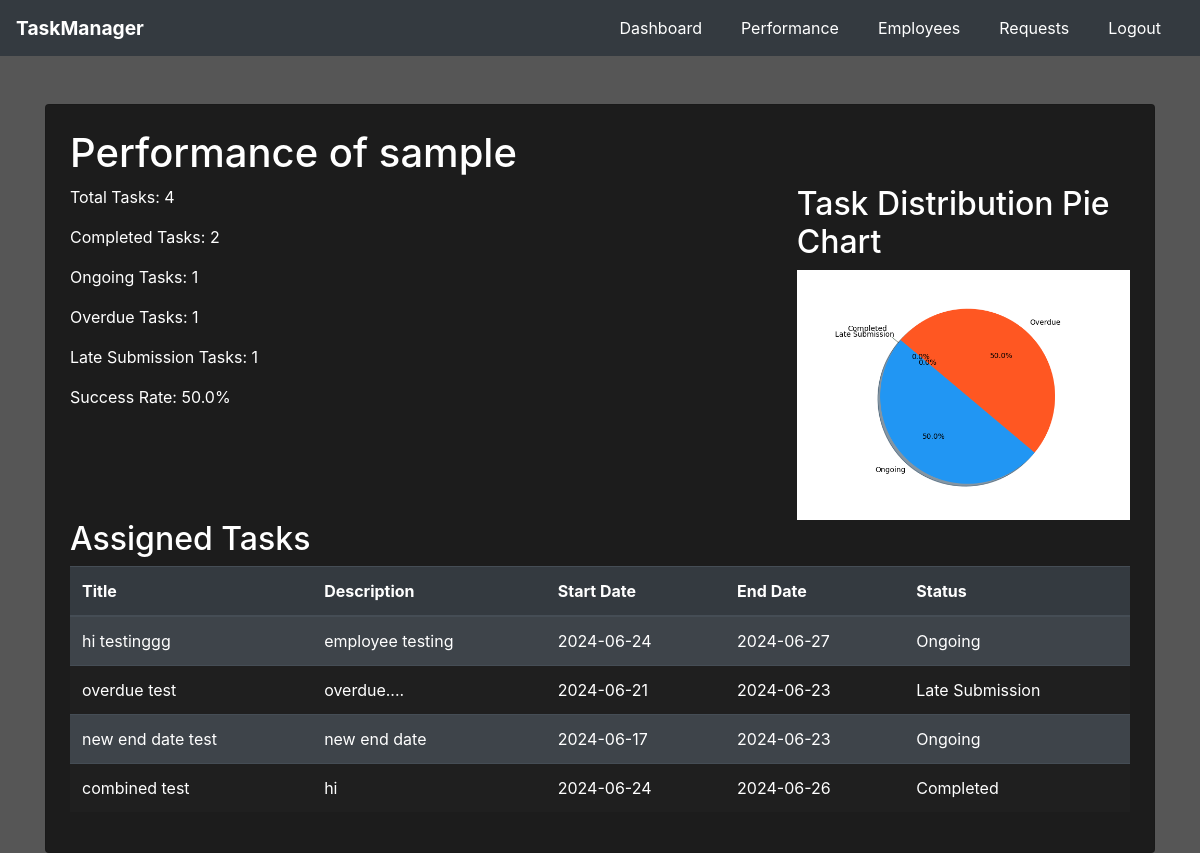
/admin/employee_performance/3 (signed in), run on an earlier commit of the app's database.
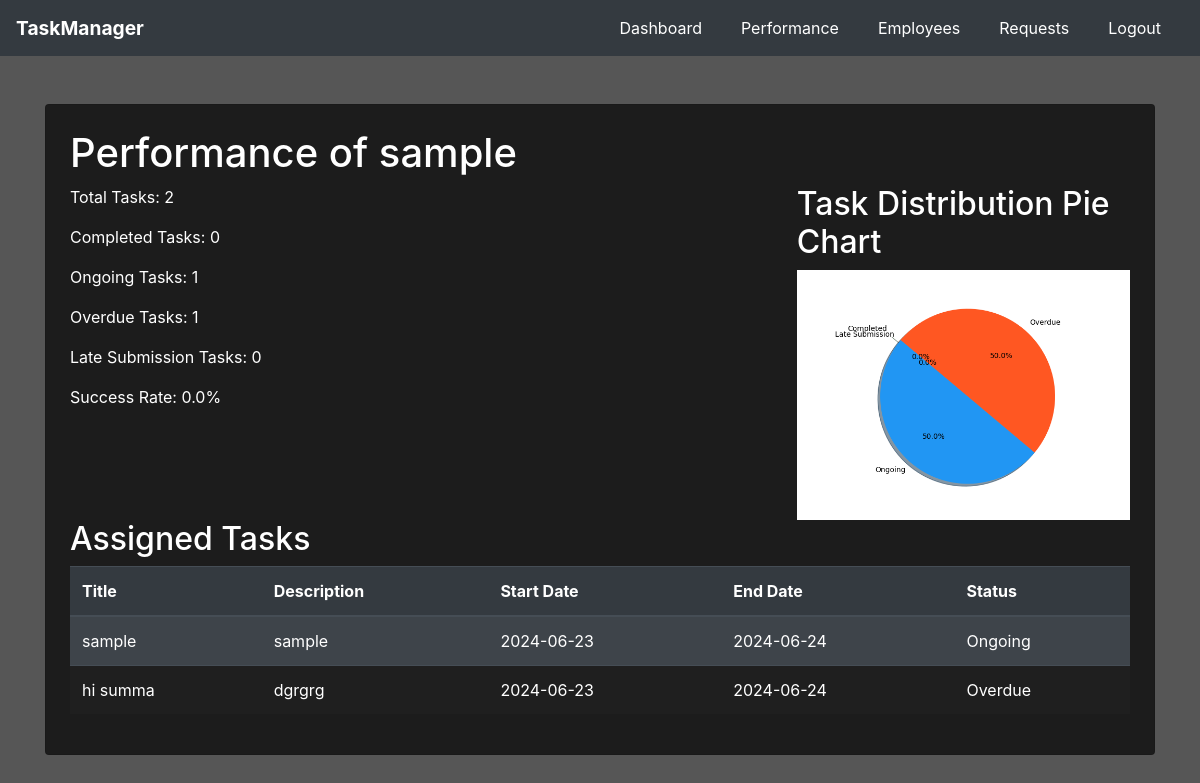
And on a later commit of the database.
### website/models.py (models this page shows, shortened)
class TaskAssignment(db.Model):
    id = db.Column(db.Integer, primary_key=True)
    user_id = db.Column(db.Integer, db.ForeignKey('user.id', ondelete='CASCADE'), nullable=False)
    task_id = db.Column(db.Integer, db.ForeignKey('task.id', ondelete='CASCADE'), nullable=False)
    completed = db.Column(db.Boolean, default=False)
    completion_date = db.Column(db.Date)
    task = db.relationship('Task', back_populates='assignments')

class Task(db.Model):
    id = db.Column(db.Integer, primary_key=True)
    title = db.Column(db.String(150), nullable=False)
    description = db.Column(db.Text, nullable=False)
    category = db.Column(db.String(100), nullable=False)  # New field for category
    start_date = db.Column(db.Date, nullable=False)
    end_date = db.Column(db.Date, nullable=False)
    status = db.Column(db.String(50), nullable=False, default='Ongoing')
    assigned_by = db.Column(db.Integer, db.ForeignKey('user.id', ondelete='CASCADE'), nullable=False)
    assignments = db.relationship('TaskAssignment', back_populates='task', cascade="all, delete-orphan")
    extension_requests = db.relationship('ExtensionRequest', back_populates='task', cascade="all, delete-orphan")
    def get_final_end_date(self):
        final_end_date = self.end_date
        approved_requests = [request for request in self.extension_requests if request.status == 'Approved']
        for extension in approved_requests:
                final_end_date += timedelta(days=sum(request.no_of_days for request in approved_requests))
        return final_end_date

### website/routes.py (the view)
@main.route('/admin/employee_performance/<int:employee_id>')
@login_required
def employee_performance(employee_id):
    employee = User.query.get_or_404(employee_id)
    task_assignments = TaskAssignment.query.filter_by(user_id=employee_id).all()
    total_tasks = len(task_assignments)
    completed_tasks = sum(1 for assignment in task_assignments if assignment.completed)
    ongoing_tasks = sum(1 for assignment in task_assignments if assignment.task.get_final_end_date()> datetime.now().date() and not assignment.completed)
    overdue_tasks = sum(1 for assignment in task_assignments if assignment.task.get_final_end_date()< datetime.now().date() and not assignment.completed)
    late_submission_tasks = sum(1 for assignment in task_assignments if assignment.completed and assignment.completion_date and assignment.completion_date > assignment.task.end_date)
    success_rate = (completed_tasks / total_tasks) * 100 if total_tasks > 0 else 0
    labels = ['Completed', 'Ongoing', 'Overdue', 'Late Submission']
    sizes = [completed_tasks, ongoing_tasks, overdue_tasks, late_submission_tasks]
    colors = ['#4CAF50', '#2196F3', '#FF5722', '#FFC107']
    if sum(sizes) == 0:
        sizes = [1]  # Prevent empty pie chart error
        labels = ['No Tasks']
        colors = ['#D3D3D3']
        explode = [0]  # No explosion needed for a single slice
    else:
        explode = [0.1] + [0] * (len(sizes) - 1)  # Explode the first slice (i.e. 'Completed')
    fig, ax = plt.subplots()
    ax.pie(sizes, explode=explode, labels=labels, colors=colors, autopct='%1.1f%%',
           shadow=True, startangle=140)
    ax.axis('equal')  # Equal aspect ratio ensures that pie is drawn as a circle.
    static_dir = os.path.join('website', 'static')
    if not os.path.exists(static_dir):
        os.makedirs(static_dir)
    pie_chart_filename = f'pie_chart_{employee_id}.png'
    pie_chart_path = os.path.join(static_dir, pie_chart_filename)
    plt.savefig(pie_chart_path)
    plt.close(fig)  # Close the figure to free up memory
    return render_template('admin/employee_performance.html', employee=employee,
                           total_tasks=total_tasks, completed_tasks=completed_tasks,
                           ongoing_tasks=ongoing_tasks, overdue_tasks=overdue_tasks,
                           late_submission_tasks=late_submission_tasks,
                           success_rate=success_rate, pie_chart_filename=pie_chart_filename,
                           assigned_tasks=task_assignments)

### website/templates/admin/employee_performance.html (shortened to what this page needs)
{% extends "base.html" %}
{% block navbar %}
<nav class="navbar navbar-expand-lg navbar-dark">
  <a class="navbar-brand" href="#">TaskManager</a>
  <div class="collapse navbar-collapse" id="navbarNav">
    <ul class="navbar-nav ml-auto">
      <li class="nav-item">
        <a class="nav-link" href="{{ url_for('main.admin_dashboard') }}">Dashboard</a>
      </li>
      <li class="nav-item">
        <a class="nav-link" href="{{ url_for('main.performance') }}">Performance</a>
      </li>
      <li class="nav-item">
        <a class="nav-link" href="{{ url_for('main.employees') }}">Employees</a>
      </li>
      <li class="nav-item">
        <a class="nav-link" href="{{ url_for('auth.view_requests') }}">Requests</a>
      </li>
      <li class="nav-item">
        <a class="nav-link" href="{{ url_for('auth.logout') }}">Logout</a>
      </li>
    </ul>
  </div>
</nav>
{% endblock %}
{% block content %}
<div class="container mt-5">
    <div class="card p-4" style="background-color: #1c1c1c; color: #ffffff;">
        <h1>Performance of {{ employee.username }}</h1>
        <div class="row">
            <div class="col-md-8">
                <p>Total Tasks: {{ total_tasks }}</p>
                <p>Completed Tasks: {{ completed_tasks }}</p>
                <p>Ongoing Tasks: {{ ongoing_tasks }}</p>
                <p>Overdue Tasks: {{ overdue_tasks }}</p>
                <p>Late Submission Tasks: {{ late_submission_tasks }}</p>
                <p>Success Rate: {{ success_rate }}%</p>
            </div>
            <div class="col-md-4">
              <h2>Task Distribution Pie Chart</h2>
              <img src="{{ url_for('static', filename=pie_chart_filename) }}" alt="Task Distribution Pie Chart" class="img-fluid">
          </div>
        </div>
        <h2>Assigned Tasks</h2>
        <div class="row">
            <div class="col-md-12">
                <table class="table table-striped table-dark">
                    <thead>
                        <tr>
                            <th>Title</th>
                            <th>Description</th>
                            <th>Start Date</th>
                            <th>End Date</th>
                            <th>Status</th>
                        </tr>
                    </thead>
                    <tbody>
                        {% for assignment in assigned_tasks %}
                        <tr>
                            <td>{{ assignment.task.title }}</td>
                            <td>{{ assignment.task.description }}</td>
                            <td>{{ assignment.task.start_date }}</td>
                            <td>{{ assignment.task.end_date }}</td>
                            <td>{{ assignment.task.status }}</td>
                        </tr>
                        {% endfor %}
                    </tbody>
                </table>
            </div>
        </div>
    </div>
</div>
{% endblock %}

What changed in the data, as far as the page shows it:
removed TaskAssignment: task "new end date test", task.description "new end date", task.start_date "2024-06-17", task.end_date "2024-06-23", task.status "Ongoing"
removed TaskAssignment: task "combined test", task.description "hi", task.start_date "2024-06-24", task.end_date "2024-06-26", task.status "Completed"
changed through a linked row, TaskAssignment "Ongoing": task "hi testinggg" → "sample"; task.description "employee testing" → "sample"; task.start_date "2024-06-24" → "2024-06-23"; task.end_date "2024-06-27" → "2024-06-24"
changed TaskAssignment: task "overdue test" → "hi summa"; task.description "overdue...." → "dgrgrg"; task.start_date "2024-06-21" → "2024-06-23"; task.end_date "2024-06-23" → "2024-06-24"; task.status "Late Submission" → "Overdue"
Also different on the page:
{{ total_tasks }}: "4" → "2"
{{ completed_tasks }}: "2" → "0"
{{ late_submission_tasks }}: "1" → "0"
{{ success_rate }}: "50.0" → "0.0"
